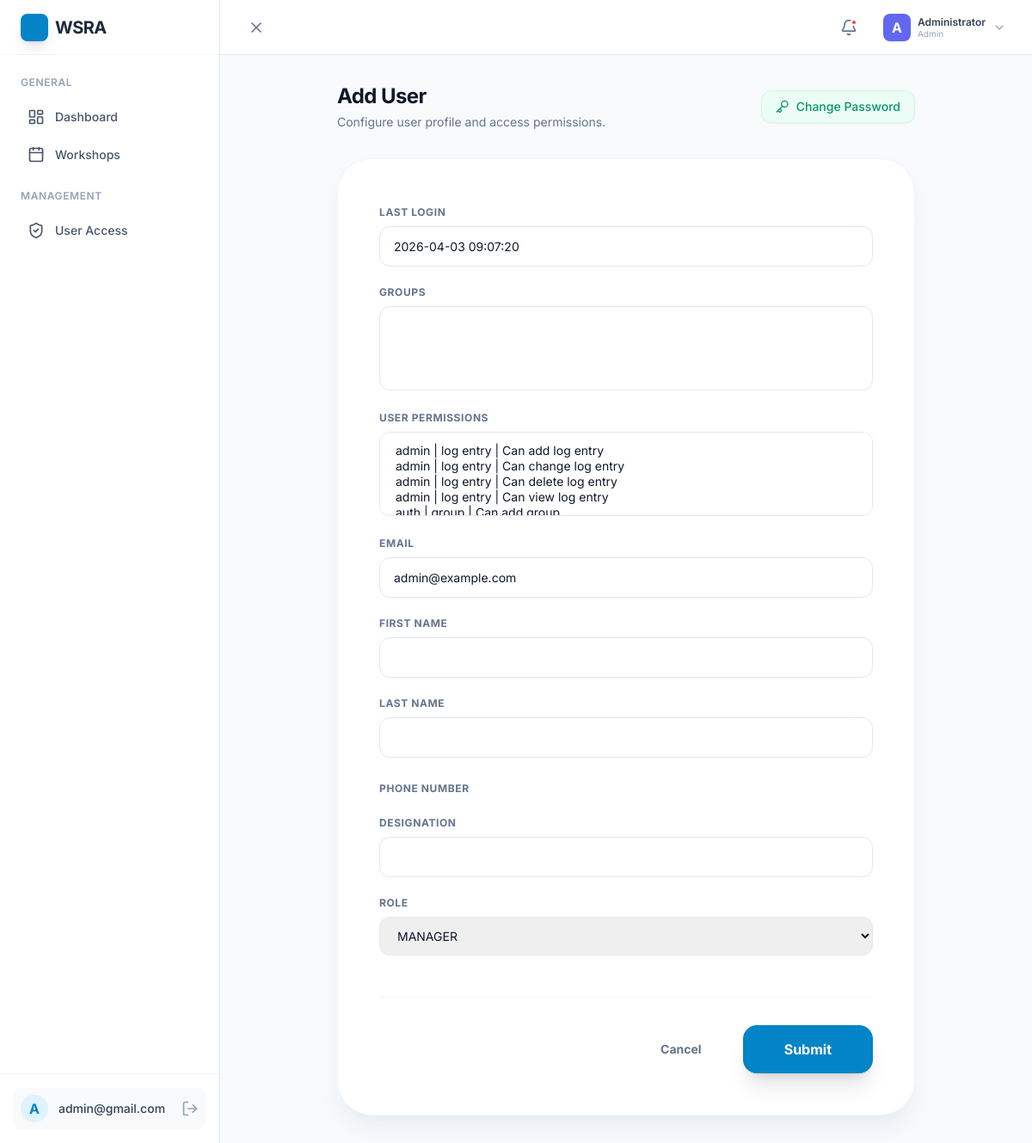
The page /edit_user/3 (signed in) on the database its author committed.
### main/models.py (models this page shows, shortened)
class User(AbstractBaseUser, PermissionsMixin):
    account_made_at = models.DateTimeField(auto_now=True,null=True,blank=True)
    email = models.EmailField(max_length=50, unique=True)
    password = models.CharField(max_length=500)
    first_name = models.CharField(max_length=50,blank=True,null=True)
    last_name = models.CharField(max_length=50,blank=True,null=True)
    is_admin = models.BooleanField(default=False)
    is_active = models.BooleanField(default=True)
    is_staff = models.BooleanField(default=False)
    is_superuser = models.BooleanField(default=False)
    phone_number = models.IntegerField(blank=True,null=True)
    designation = models.CharField(max_length=50,blank=True,null=True)
    roles = (("ADMIN", "ADMIN"), ("MANAGER", "MANAGER"))
    role = models.CharField(max_length=50,choices=roles, default="MANAGER")
    USERNAME_FIELD = 'email'
    objects = UserManager()

### main/views.py (the view)
# urls.py: path('edit_user/<int:pk>', views.edit_user, name="edit_user"),
@login_required(login_url="../login/")
def edit_user(request, pk):
	user_object = models.User.objects.get(id=pk)
	form = forms.EditUserForm(instance=user_object)
	if request.method == "POST":
		form = forms.EditUserForm(request.POST, instance=user_object)
		if form.is_valid():
			form.save()
			return redirect("../show_users")
		return render(request, "User/add_user.html", context={"form":form, "show_flag":True, "heading":"Add User", "user_key":True, "user_id":pk})
	else:
		return render(request, "User/add_user.html", context={"form":form, "show_flag":True, "heading":"Add User", "user_key":True, "user_id":pk})

### main/templates/User/add_user.html (shortened to what this page needs)
{% extends 'base_new.html' %}
{% load crispy_forms_tags %}
{% load static %}
{% block content %}
<div class="max-w-2xl mx-auto" x-data="{
    showPasswordModal: false,
    newPassword: '',
    submitting: false,
    changePassword() {
        if (!this.newPassword) return;
        this.submitting = true;
        const formData = new FormData();
        formData.append('csrfmiddlewaretoken', '{{ csrf_token }}');
        formData.append('password', this.newPassword);
        fetch('../change_password/{{ user_id }}', { method: 'POST', body: formData })
            .then(() => {
                alert('Password Changed Successfully!');
                this.showPasswordModal = false;
                this.newPassword = '';
                this.submitting = false;
            })
            .catch(() => {
                alert('Failed to change password.');
                this.submitting = false;
            });
    }
}">
    {% if show_flag %}
    <div class="flex flex-col md:flex-row md:items-center justify-between gap-4 mb-8">
        <div>
            <h1 class="text-2xl font-bold text-slate-900 tracking-tight">{{ heading }}</h1>
            <p class="text-slate-500 text-sm mt-1">Configure user profile and access permissions.</p>
        </div>
        <div class="flex items-center space-x-3">
            <button @click="showPasswordModal = true" class="inline-flex items-center px-4 py-2 text-sm font-medium text-emerald-600 bg-emerald-50 border border-emerald-100 rounded-xl hover:bg-emerald-100 transition-all shadow-sm">
                <i data-lucide="key" class="w-4 h-4 mr-2"></i>
                Change Password
            </button>
        </div>
    </div>
    <div class="bg-white rounded-[2.5rem] border border-slate-100 shadow-xl shadow-slate-200/50 overflow-hidden">
        <form method="POST" enctype="multipart/form-data" class="p-8 md:p-12">
            <div class="space-y-6">
                <div class="space-y-4">
                    {% for field in form %}
                    <div class="space-y-1.5">
                        <label class="text-xs font-bold text-slate-500 uppercase tracking-wider">{{ field.label }}</label>
                        {{ field }}
                    </div>
                    {% endfor %}
                </div>
            </div>
            <div class="mt-12 pt-8 border-t border-slate-100 flex items-center justify-end space-x-4">
                <a href="{% url 'show_users' %}" class="px-8 py-3 text-sm font-bold text-slate-500 hover:text-slate-700 transition-colors">Cancel</a>
                <button type="submit" class="px-12 py-4 bg-primary-600 text-white font-bold rounded-2xl shadow-xl shadow-primary-200 hover:bg-primary-700 transition-all">
                    Submit
                </button>
            </div>
        </form>
    </div>
    {% endif %}
</div>
{% endblock %}

### main/templates/components/sidebar.html (shortened to what this page needs)
<div class="fixed inset-y-0 left-0 z-50 flex flex-col w-64 transition-transform duration-300 transform bg-white border-r border-slate-200"
     :class="{ '-translate-x-full': !sidebarOpen, 'translate-x-0': sidebarOpen }">
    <div class="flex items-center justify-between h-16 px-6 border-b border-slate-100">
        <a href="/" class="flex items-center space-x-2">
            <div class="flex items-center justify-center w-8 h-8 rounded-lg bg-primary-600 text-white shadow-lg">
                <i data-lucide="antigravity" class="w-5 h-5"></i>
            </div>
            <span class="text-xl font-bold tracking-tight text-slate-800">WSRA</span>
        </a>
    </div>
    <nav class="flex-1 p-4 space-y-1 overflow-y-auto">
        <div class="px-2 py-2 text-xs font-semibold tracking-wider text-slate-400 uppercase">General</div>
        <a href="{% url 'home' %}" class="flex items-center px-4 py-2.5 text-sm font-medium transition-colors rounded-xl hover:bg-slate-50 {% if request.path == '/' %}bg-primary-50 text-primary-600{% else %}text-slate-600 hover:text-slate-900{% endif %}">
            <i data-lucide="layout-dashboard" class="w-5 h-5 mr-3"></i>
            Dashboard
        </a>
        <a href="{% url 'show_workshop' %}" class="flex items-center px-4 py-2.5 text-sm font-medium transition-colors rounded-xl hover:bg-slate-50 {% if 'show_workshop' in request.path or 'show_visitors' in request.path %}bg-primary-50 text-primary-600{% else %}text-slate-600 hover:text-slate-900{% endif %}">
            <i data-lucide="calendar" class="w-5 h-5 mr-3"></i>
            Workshops
        </a>
        <div class="pt-4 px-2 py-2 text-xs font-semibold tracking-wider text-slate-400 uppercase">Management</div>
        <a href="{% url 'show_users' %}" class="flex items-center px-4 py-2.5 text-sm font-medium transition-colors rounded-xl hover:bg-slate-50 {% if 'show_users' in request.path %}bg-primary-50 text-primary-600{% else %}text-slate-600 hover:text-slate-900{% endif %}">
            <i data-lucide="shield-check" class="w-5 h-5 mr-3"></i>
            User Access
        </a>
    </nav>
    <div class="p-4 border-t border-slate-100">
        <div class="flex items-center justify-between p-2 rounded-lg bg-slate-50">
            <div class="flex items-center min-w-0">
                <div class="w-8 h-8 rounded-full bg-primary-100 flex items-center justify-center text-primary-600 font-bold">
                    {{ request.user.email|slice:":1"|upper }}
                </div>
                <div class="ml-3 min-w-0">
                    <p class="text-sm font-medium text-slate-700 truncate">{{ request.user.email }}</p>
                </div>
            </div>
            <a href="/logout/" title="Logout" class="text-slate-400 hover:text-red-500">
                <i data-lucide="log-out" class="w-5 h-5"></i>
            </a>
        </div>
    </div>
</div>

### main/templates/components/navbar.html (shortened to what this page needs)
<header class="flex items-center justify-between h-16 px-6 bg-white border-b border-slate-200 shrink-0">
    <div class="flex items-center">
        <button @click="sidebarOpen = !sidebarOpen" class="p-2 mr-4 text-slate-500 transition-colors rounded-lg hover:bg-slate-50 focus:outline-none">
            <i data-lucide="x" class="w-5 h-5" x-show="sidebarOpen"></i>
        </button>
    </div>
    <div class="flex items-center space-x-4">
        <button class="relative p-2 text-slate-500 transition-colors rounded-lg hover:bg-slate-50 focus:outline-none">
            <i data-lucide="bell" class="w-5 h-5"></i>
            <span class="absolute top-2 right-2 w-2 h-2 bg-red-500 rounded-full border-2 border-white"></span>
        </button>
        <div class="relative" x-data="{ open: false }">
            <button @click="open = !open" class="flex items-center space-x-2 p-1.5 focus:outline-none transition-colors rounded-xl hover:bg-slate-50">
                <div class="w-8 h-8 rounded-lg bg-indigo-500 flex items-center justify-center text-white font-bold shadow-sm">
                    {{ request.user.email|slice:":1"|upper }}
                </div>
                <div class="hidden sm:block text-left">
                    <p class="text-xs font-semibold text-slate-700 leading-tight">Administrator</p>
                    <p class="text-[10px] text-slate-400 leading-tight">Admin</p>
                </div>
                <i data-lucide="chevron-down" class="w-4 h-4 text-slate-400 transition-transform" :class="{ 'rotate-180': open }"></i>
            </button>
        </div>
    </div>
</header>

### main/templates/User/add_user.html (style rules this page uses)
input[type="text"], input[type="email"], input[type="password"], select, textarea { width: 100%; padding: 0.75rem 1rem; border-radius: 0.75rem; border: 1px solid #e2e8f0; outline: none; transition: all 0.2s; font-size: 0.875rem; }

### rows shown on the page
User: user.email "A", user.email "admin@gmail.com"
User: form "2026-04-03 09:07:20" "admin@example.com" "MANAGER"

### other values the page prints
{{ heading }} "Add User"
{{ field.label }} "LAST LOGIN" "GROUPS" "USER PERMISSIONS" "EMAIL" "FIRST NAME" "LAST NAME" "PHONE NUMBER" "DESIGNATION" "ROLE"
